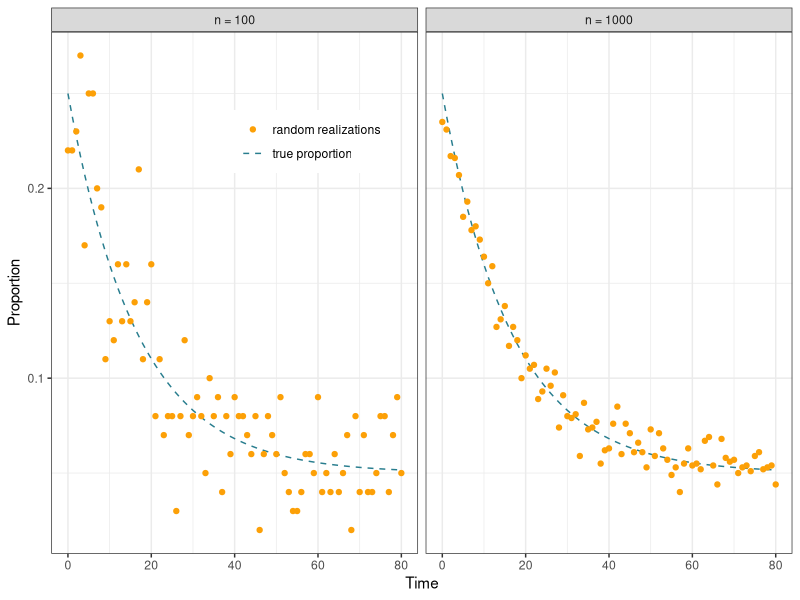

Reproduce this figure in R.
## ---- chunk 1
knitr::opts_chunk$set(echo = FALSE)
## ---- chunk 2
require(tidyverse)
require(scales)
require(viridis)
## ---- chunk 3
# Sim decading proportion
exp_decay = function(A, k, t) A*exp(-k*t) + 0.05
t = 0:80
set.seed(1)

df = tibble(
        t = rep(t, 2),
        p = exp_decay(A = 0.2, k = 0.06, t = t)) 
df = df %>% 
        mutate(n = c(rep(100, 81), rep(1000, 81)),
               sim = rbinom(162, n, p),
               p.sim = sim/n)

## ---- chunk 4
df %>% 
        mutate(n = factor(n,
                          levels = c(100, 1000),
                          labels = c("n = 100", "n = 1000"))) %>% 
        ggplot(aes(x = t, y = p)) +
        geom_line(aes(col = "true proportion"),
                  linetype = "dashed") +
        geom_point(aes(x = t, y = p.sim, col = "random realizations")) +
        theme_bw() +
        theme(legend.position = c(0.35, 0.79),
              legend.title = element_blank()) +
        scale_color_manual(values = c("true proportion" = "#287D8EFF",
                                      "random realizations" = "#FCA007FF")) +
        labs(y = "Proportion", 
             x = "Time") +
        facet_wrap( ~ n)
